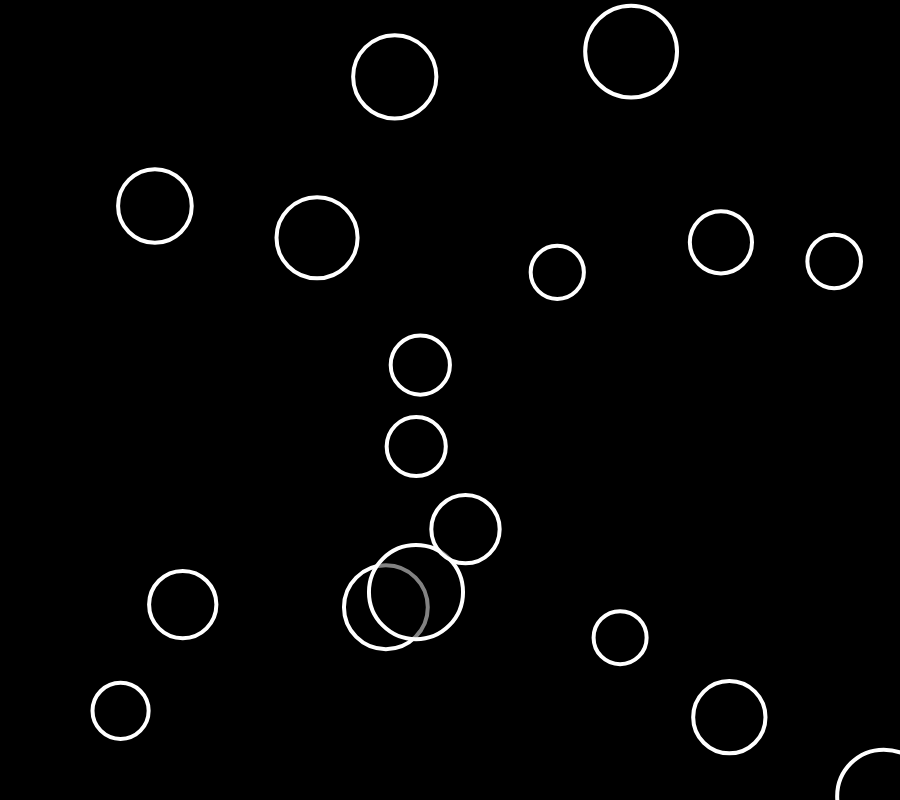
Frame 1 (no input)
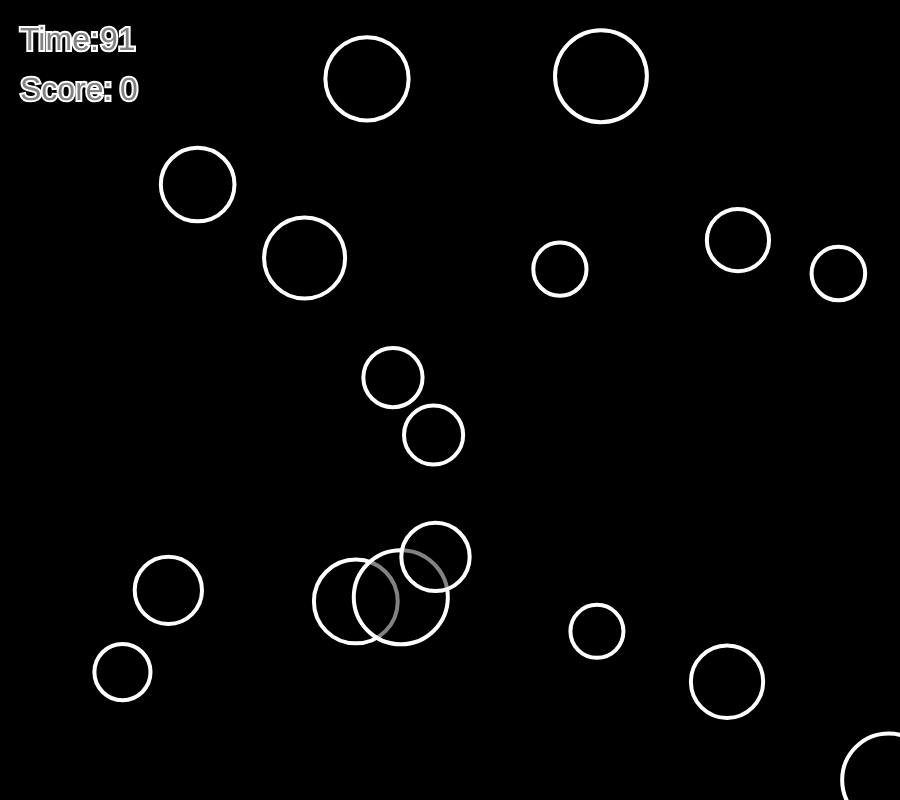
Frame 60 (no input)
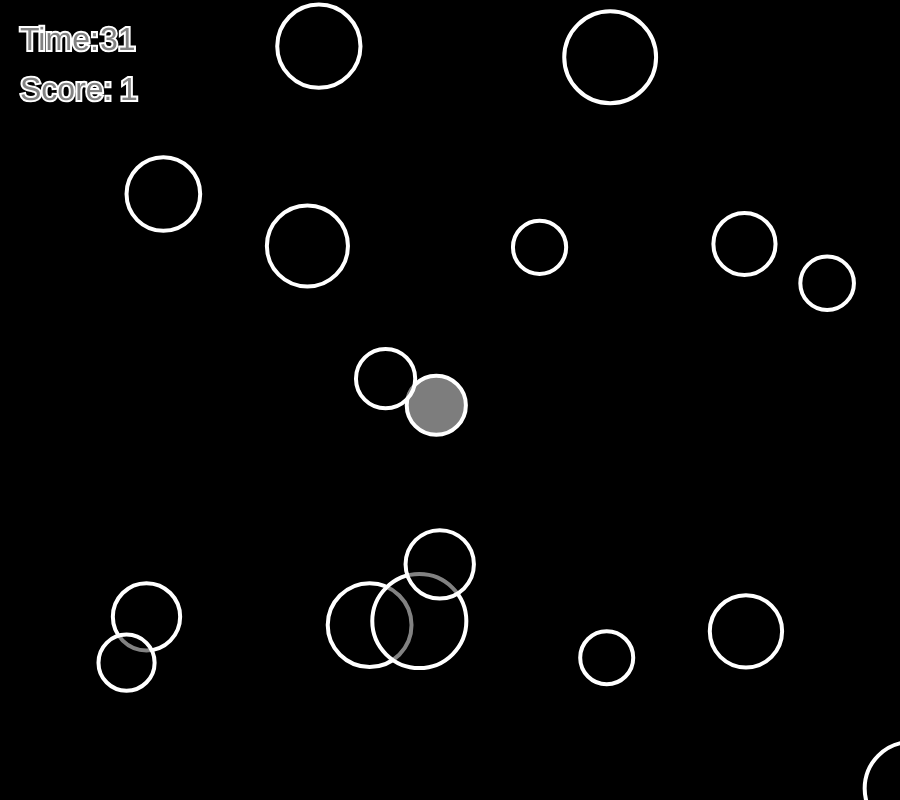
Frame 120 (the mouse pressed at the canvas centre since frame 60)

The p5.js sketch that drew these frames (run headless with seeded random() and noise() and a simulated clock; from frame 60 on, the mouse is pressed at the canvas centre):

// p5.js sketch
// ── sketch.js
let bubbles = [];
let bubblenum = 6;
let timer = 150;
let score = 0;

function setup() { // built-in P5.JS function -=- this runs once
	createCanvas(900, 800); 
	drawbubbles();

	
}

function mousePressed(){
	for (let i=0 ;  i < bubbles.length ; i++)
		bubbles[i].clicked(mouseX, mouseY);
		score++;
}

function drawbubbles(){
	
	bubblenum = random(7,20);
		for (let i = 0; i < bubblenum ; i++){ 
		let x = random(width);
		let y = random (height);
		let r = random (50,100);
		bubbles[i] = new Bubble (x, y, r);
	}
}

function timerdecrease(){
	timer--;
}
function draw() { // built-in P5.JS function -=-  automatic loop that repeats forever
	background(0); // gifve the canvas a black background
	
	textSize(32);
	text("Time:", 20, 50);
	text(timer, 100,50);
	text("Score:",20,100);
	text(score,120,100)
	timerdecrease();

	for (let i = 0; i < bubbles.length ; i++)
	{
		bubbles[i].move();
		bubbles[i].display();
	}
	
	if(timer < 0){
		background(0);
		text("You lose", 300,400);
	}
	if(score == 9)
	{
		background(0);
		text("You win!",300,400);
	}
}

class Bubble{
	constructor(x, y, r,){
		this.x = x;
		this.y= y;
		this.r= r;
		this.brightness = 0;

	}
	
	clicked(px, py){
		let d = dist(px, py, this.x, this.y);
		if(d < this.r){
			this.brightness = 255;
		}
	}
	
	move() {
		this.x = this.x + random(-5,5);
		this.y = this.y + random(-5,5);
        }
		
	display() {
	stroke(255); // white outline
	strokeWeight(4); // line width
	fill(this.brightness, 125);
	ellipse(this.x, this.y, this.r, this.r ); // draw an ellipse/circle
	}
	
	
	
}


	

	function displayfish(){
		stroke(255);
		strokeWeight(1);
		fill(204,101,192,127)
		 // An ellipse
		ellipse(fish1.x, fish1.y, 50, 30);
		// A triangle
		triangle(200, 130, 220, 115, 200, 100);
		
	}
	
